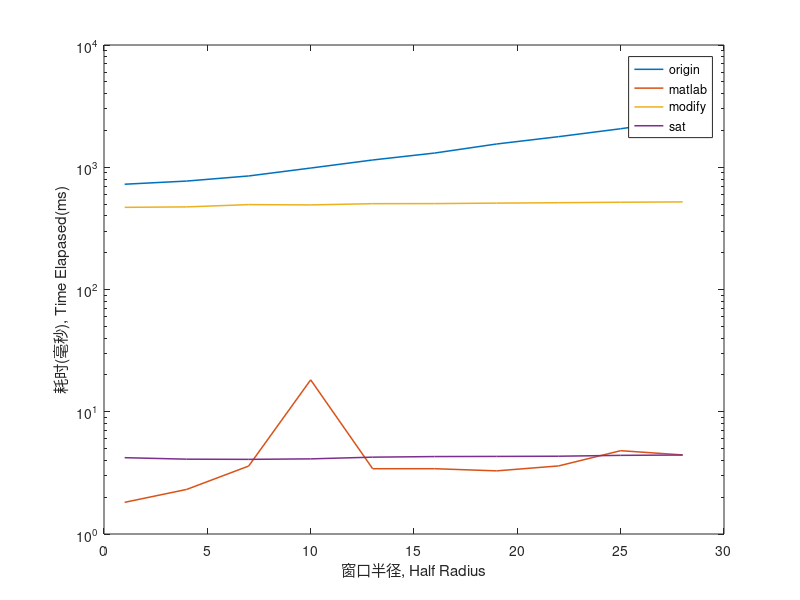

MATLAB code to generate this figure: (Note: this script raises an error after producing the figure.)
close all; clear; clc;
addpath('../padding/');

if ~exist('time_elapased.mat', 'file')
    im = imread('./src/lena.jpg');
    gray = rgb2gray(im);

    % time test
    step = 3;
    radius = 1:step:30;
    run_times_origin = zeros(length(radius), 1);
    idx = 1;
    for r = radius
        time_start = tic;
        for i = 1:10
            filtered = meanFilter(gray, r);
        end
        time_elapased = toc(time_start);
        run_times_origin(idx) = time_elapased/10;
        idx = idx + 1;
    end
    run_times_matlab = zeros(length(radius), 1);
    idx = 1;
    for r = radius
        time_start = tic;
        for i = 1:10
            h = ones(2*r+1, 2*r+1) / ((2*r+1) * (2*r+1));
            filtered = imfilter(gray, h, 'replicate');
        end
        time_elapased = toc(time_start);
        run_times_matlab(idx) = time_elapased/10;
        idx = idx + 1;
    end
    run_times_modify = zeros(length(radius), 1);
    idx = 1;
    for r = radius
        time_start = tic;
        for i = 1:10
            filtered = meanFilterModify(gray, r);
        end
        time_elapased = toc(time_start);
        run_times_modify(idx) = time_elapased/10;
        idx = idx + 1;
    end
    run_times_sat = zeros(length(radius), 1);
    idx = 1;
    for r = radius
        time_start = tic;
        for i = 1:10
            filtered = meanFilterSat(gray, r);
        end
        time_elapased = toc(time_start);
        run_times_sat(idx) = time_elapased/10;
        idx = idx + 1;
    end
    save('time_elapased.mat', 'run_times_origin', 'run_times_matlab', 'run_times_modify', 'run_times_sat', 'radius')
else
    load time_elapased.mat
end

% plot
semilogy(radius, run_times_origin*1000, 'LineWidth', 1.1)
hold on,
semilogy(radius, run_times_matlab*1000, 'LineWidth', 1.1)
semilogy(radius, run_times_modify*1000, 'LineWidth', 1.1)
semilogy(radius, run_times_sat*1000, 'LineWidth', 1.1)
legend('origin', 'matlab', 'modify', 'sat')
xlabel('窗口半径, Half Radius')
ylabel('耗时(毫秒), Time Elapased(ms)')
ax = gca;
outerpos = ax.OuterPosition;
ti = ax.TightInset;
left = outerpos(1) + ti(1);
bottom = outerpos(2) + ti(2);
ax_width = outerpos(3) - ti(1) - ti(3);
ax_height = outerpos(4) - ti(2) - ti(4);
ax.Position = [left bottom ax_width ax_height];

set(gca, 'color', 'none');
fig_rgb = getframe(gcf);
fig_rgb = fig_rgb.cdata;
alpha = ones(size(fig_rgb, 1), size(fig_rgb, 2));
fig_gray = rgb2gray(fig_rgb);
alpha(fig_gray==240) = 0;
imwrite(fig_rgb, 'time_elapased_cmp.png', 'Alpha', alpha);
